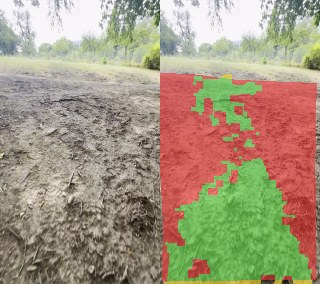
#> input picture data/global_models/cross_mission_eval/evidence/A-0-worst-dcdd9bf1-0009815.jpg, 320 x 284 px; its folder holds only this picture in this run
$ python -i processor.py   (imports and definitions only)   (older library calls are emulated)
#> lines starting #> are read from the running program, lines starting #| are printed output that depends on the picture
#> further down, picture is the input picture: shape (284, 320, 3); mean B, G, R 127.2, 150.8, 164.8
import hashlib
import json
import math
import os
import shutil
import tempfile
import time
from collections import defaultdict
from pathlib import Path
from typing import Any

import cv2
import numpy as np

from .models import MissionRecord

PROCESSOR_VERSION = "2.0"


def current_run_dir(mission_dir: Path) -> Path:
    pointer = json.loads((mission_dir / "derived" / "current.json").read_text(encoding="utf-8"))
    return mission_dir / "derived" / "runs" / pointer["run_id"]


# [8 lines left out: function haversine, not called in this run]


def route_length(route):
    return sum(haversine(a, b) for a, b in zip(route, route[1:]))


# [31 lines left out: functions interpolate, sha256, video_path, not called in this run]


def sharpness(frame):
    return float(cv2.Laplacian(cv2.cvtColor(frame, cv2.COLOR_BGR2GRAY), cv2.CV_64F).var())


def visual_features(frame):
    small = cv2.resize(frame, (320, 180))
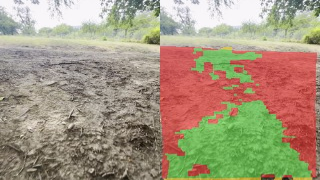
#> small: shape (180, 320, 3); mean B, G, R 127, 150.7, 164.6
    hsv = cv2.cvtColor(small, cv2.COLOR_BGR2HSV)
#> hsv: shape (180, 320, 3); mean H, S, V 37.7, 71.7, 175.9
    vegetation = float(cv2.inRange(hsv, (25, 35, 25), (95, 255, 255)).mean() / 255)
#> vegetation = 0.231
    lower = hsv[90:]
#> lower: shape (90, 320, 3); mean H, S, V 23.9, 93.5, 160.5
    ground = float(cv2.inRange(lower, (5, 20, 20), (30, 230, 220)).mean() / 255)
#> ground = 0.549
    edges = cv2.Canny(cv2.cvtColor(small[72:], cv2.COLOR_BGR2GRAY), 80, 180)
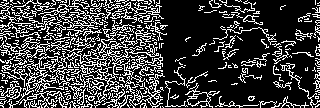
#> edges: shape (108, 320); 24.7% white in thin lines or dots
    return {
        "vegetation_ratio": round(vegetation, 4),
        "ground_ratio_lower": round(ground, 4),
        "edge_ratio_lower": round(float(edges.mean() / 255), 4),
        "brightness": round(float(hsv[:, :, 2].mean() / 255), 4),
    }


# [318 lines left out: functions read_candidate, process, autonomous_loop, not called in this run]

>>> import cv2
>>> picture = cv2.imread('../../data/global_models/cross_mission_eval/evidence/A-0-worst-dcdd9bf1-0009815.jpg')
>>> result = visual_features(picture)
#> result = {'vegetation_ratio': 0.231, 'ground_ratio_lower': 0.549, 'edge_ratio_lower': 0.247, 'brightness': 0.69}

$ run again, on data/global_models/cross_mission_eval/evidence/A-0-worst-dcdd9bf1-0015478.jpg
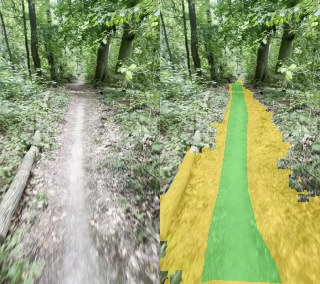
#> input picture data/global_models/cross_mission_eval/evidence/A-0-worst-dcdd9bf1-0015478.jpg, 320 x 284 px
#> picture is the input picture: shape (284, 320, 3); mean B, G, R 116.5, 163.2, 150.3
#> in visual_features, `small = cv2.resize(frame, (320, 180))`:
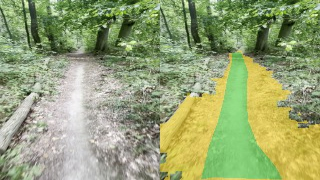
#> small: shape (180, 320, 3); mean B, G, R 116.4, 163.2, 150.3
#> hsv: shape (180, 320, 3); mean H, S, V 40.7, 78.9, 166.9
#> vegetation = 0.714
#> lower: shape (90, 320, 3); mean H, S, V 37, 73.7, 186.5
#> ground = 0.271
#> in visual_features, `edges = cv2.Canny(cv2.cvtColor(small[72:], cv2.COLOR_BGR2GRAY), 80, 180)`:
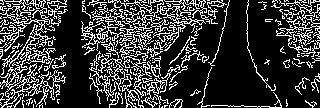
#> edges: shape (108, 320); 22.3% white in thin lines or dots
#> result = {'vegetation_ratio': 0.714, 'ground_ratio_lower': 0.271, 'edge_ratio_lower': 0.223, 'brightness': 0.654}

$ run again, on data/global_models/cross_mission_eval/evidence/A-1-worst-dcdd9bf1-0016422.jpg
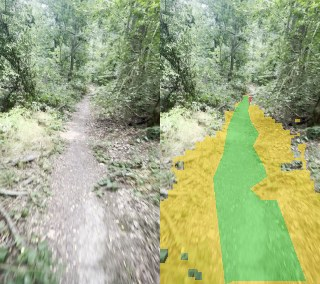
#> input picture data/global_models/cross_mission_eval/evidence/A-1-worst-dcdd9bf1-0016422.jpg, 320 x 284 px
#> picture is the input picture: shape (284, 320, 3); mean B, G, R 131.8, 173, 161.1
#> in visual_features, `small = cv2.resize(frame, (320, 180))`:
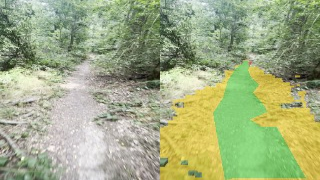
#> small: shape (180, 320, 3); mean B, G, R 131.7, 172.9, 161
#> hsv: shape (180, 320, 3); mean H, S, V 43.6, 63.9, 176.4
#> vegetation = 0.654
#> lower: shape (90, 320, 3); mean H, S, V 40.3, 73.5, 194.5
#> ground = 0.291
#> in visual_features, `edges = cv2.Canny(cv2.cvtColor(small[72:], cv2.COLOR_BGR2GRAY), 80, 180)`:
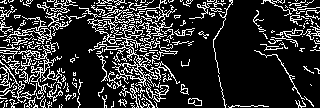
#> edges: shape (108, 320); 18.7% white in thin lines or dots
#> result = {'vegetation_ratio': 0.654, 'ground_ratio_lower': 0.291, 'edge_ratio_lower': 0.187, 'brightness': 0.692}
